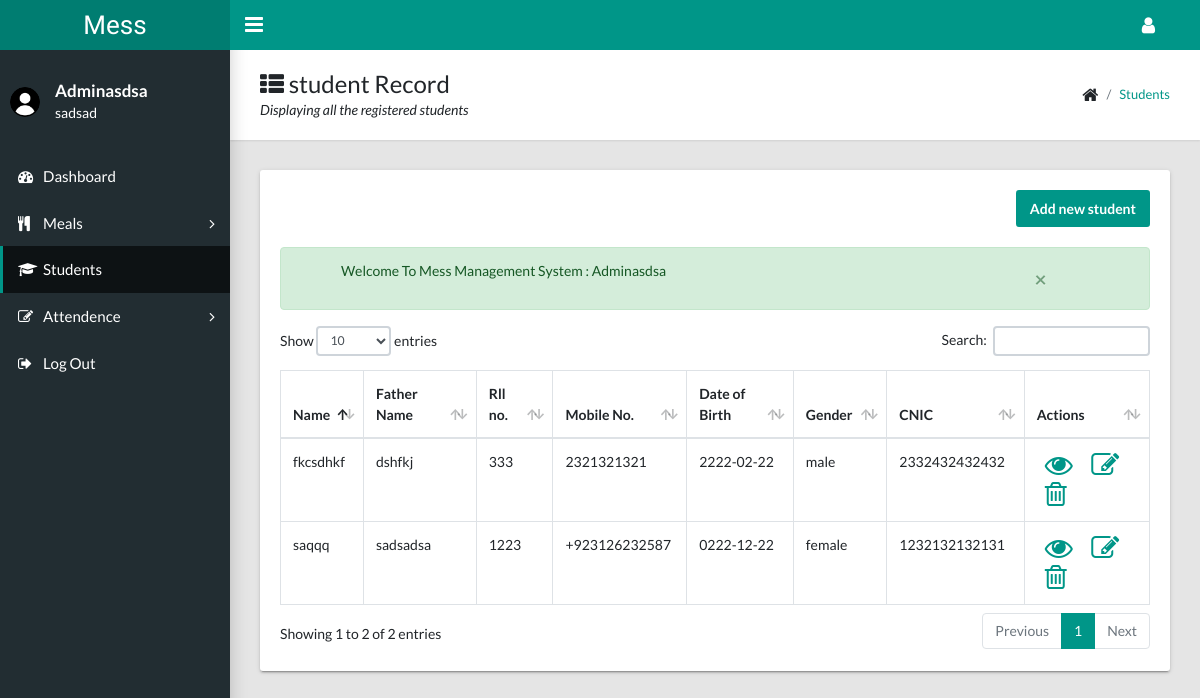
The app's page /students.php (signed in) with its own data.
### tables this page shows
CREATE TABLE `student` (
  `id` int(11) NOT NULL,
  `std_name` varchar(150) NOT NULL,
  `father_name` varchar(150) NOT NULL,
  `roll_no` varchar(150) NOT NULL,
  `mobile_no` varchar(50) NOT NULL,
  `dob` date NOT NULL,
  `gender` varchar(20) NOT NULL,
  `cnic` varchar(15) NOT NULL,
  `status` varchar(20) NOT NULL,
  `created_by` varchar(150) NOT NULL,
  `created_at` datetime NOT NULL
);

### students.php (the view, shortened to what this page needs)
 <?php
  include 'includes/connection.php';
  include 'includes/sessions.php';
  include 'includes/header.php';
?>
    <aside class="app-sidebar">
      <div class="app-sidebar__user"><img class="app-sidebar__user-avatar" width="30" height="30" src="images/user.png" alt="User Image">
        <div>
          <p class="app-sidebar__user-name font-weight-bold"><?php echo $_SESSION['login_user']; ?></p>
          <p class="app-sidebar__user-designation"><?php echo $_SESSION['user_role'] ?></p>
        </div>
      </div>
      <ul class="app-menu">
        <li><a class="app-menu__item" href="index.php"><i class="app-menu__icon fa fa-dashboard"></i><span class="app-menu__label">Dashboard</span></a></li>
        <li class="treeview"><a class="app-menu__item" href="#" data-toggle="treeview"><i class="app-menu__icon fa fa-cutlery"></i><span class="app-menu__label">Meals</span><i class="treeview-indicator fa fa-angle-right"></i></a>
        </li>
        <li><a class="app-menu__item active" href="students.php"><i class="app-menu__icon fa fa-graduation-cap"></i><span class="app-menu__label">Students</span></a></li>
        <li class="treeview"><a class="app-menu__item" href="#" data-toggle="treeview"><i class="app-menu__icon fa fa-edit"></i><span class="app-menu__label">Attendence</span><i class="treeview-indicator fa fa-angle-right"></i></a>
        </li>
        <li><a class="app-menu__item" href="logout.php"><i class="app-menu__icon fa fa-sign-out"></i><span class="app-menu__label">Log Out</span></a></li>
      </ul>
    </aside>
  <main class="app-content">
      <div class="app-title">
        <div>
          <h1><i class="fa fa-th-list"></i> student Record</h1>
          <p>Displaying all the registered students</p>
        </div>
        <ul class="app-breadcrumb breadcrumb side">
          <li class="breadcrumb-item"><i class="fa fa-home fa-lg"></i></li>
          <li class="breadcrumb-item active"><a href="#">students</a></li>
        </ul>
      </div>
      <div class="row">
        <div class="col-md-12">
          <div class="tile">
            <div class="tile-title">
              <div class="row">
                <div class="col-md-12 d-flex justify-content-end">
                  <a href="student-form.php" class="btn btn-primary">Add new student</a>
                </div>
              </div>
            </div>
            <div class="tile-body">
            	<?php
                  if (isset($_SESSION['message'])) {
                    message();
                  }
                ?>
            	<?php
            		$student_list=mysqli_query($conn, "SELECT * FROM student WHERE status = 'active'");
            	?>
              <table class="table table-hover table-bordered" id="sampleTable">
                <thead>
                  <tr>
                    <th>Name</th>
                    <th>Father Name</th>
                    <th>Rll no.</th>
                    <th>Mobile No.</th>
                    <th>Date of Birth</th>
                    <th>Gender</th>
                    <th>CNIC</th>
                    <th>Actions</th>
                  </tr>
                </thead>
                <tbody>
                 <?php
                	while ($record =mysqli_fetch_assoc($student_list)) {
                ?>
	                  <tr>
	                    <td><?= $record['std_name'] ?></td>
	                    <td><?= $record['father_name'] ?></td>
                      <td><?= $record['roll_no'] ?></td>
	                    <td><?= $record['mobile_no'] ?></td>
	                    <td><?= $record['dob'] ?></td>
	                    <td><?= $record['gender'] ?></td>
                      <td><?= $record['cnic'] ?></td>
                      <td>
                        <a href="student-record.php?student=<?php echo urlencode($record['id']); ?>" class="mx-2" ><i class="fa fa-eye fa-2x" aria-hidden="true"></i>
                        </a>
                        <a href="student-form.php?student=<?php echo urlencode($record['id']); ?>" class="mx-2" ><i class="fa fa-pencil-square-o fa-2x" aria-hidden="true"></i>
                        </a>
                        <a onclick =" return confirm ('Are you sure?')" href="action-student.php?student=<?php echo urlencode($record['id']); ?>&action=delete" class="mx-2"><i class="fa Example of trash-o fa-trash-o fa-2x" aria-hidden="true"></i>
</a>
                      </td>
	                  </tr>
                 <?php } ?>
                </tbody>
              </table>
            </div>
          </div>
        </div>
      </div>
    </main>
  </body>
</html>

### records on screen
student: std_name "saqqq", father_name "sadsadsa", roll_no "1223", mobile_no "+923126232587", dob "0222-12-22", gender "female", cnic "1232132132131"
student: std_name "fkcsdhkf", father_name "dshfkj", roll_no "333", mobile_no "2321321321", dob "2222-02-22", gender "male", cnic "2332432432432"

### other values on screen
$_SESSION['login_user'] "Adminasdsa"
$_SESSION['user_role'] "sadsad"
$_SESSION['message'] "Welcome To Mess Management System : Adminasdsa"
